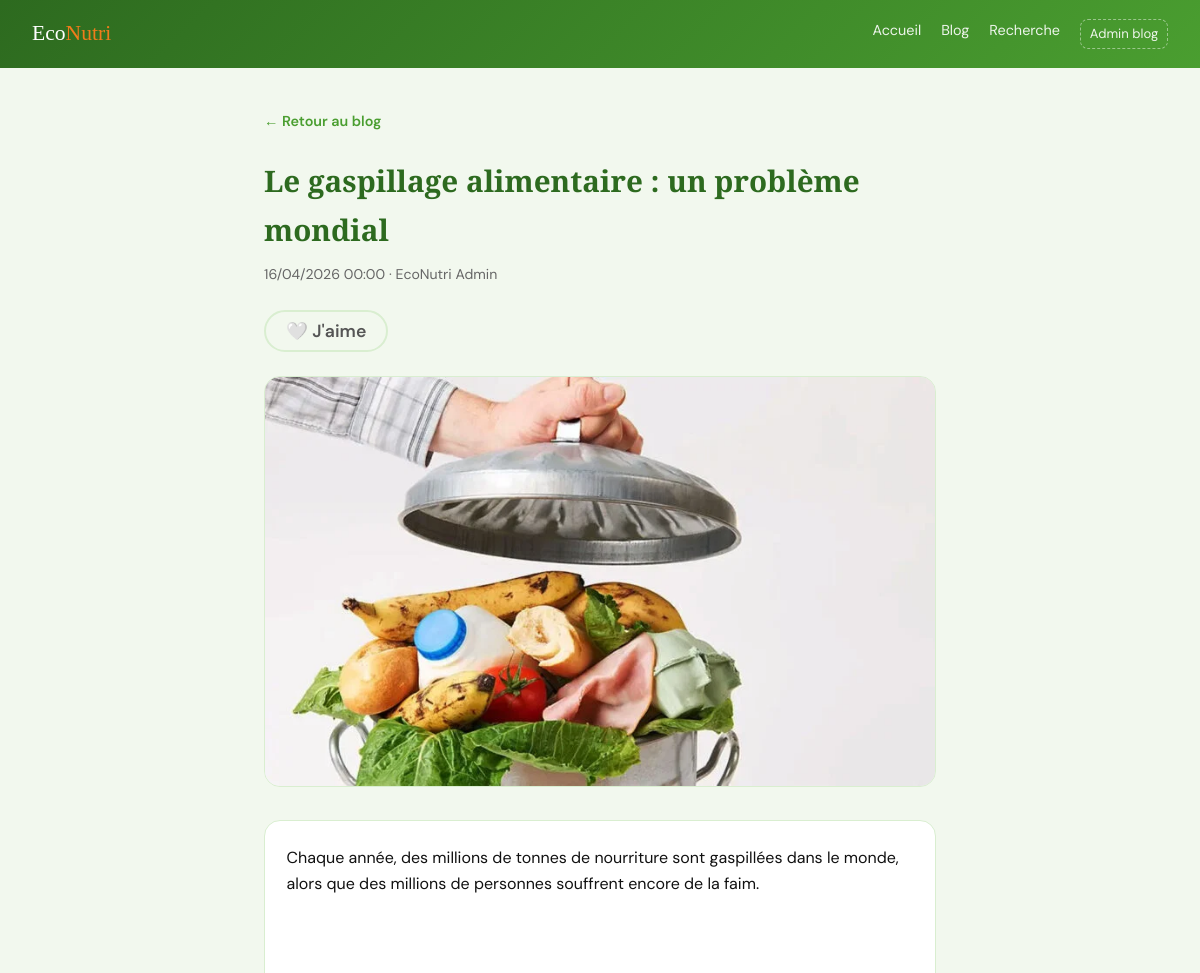
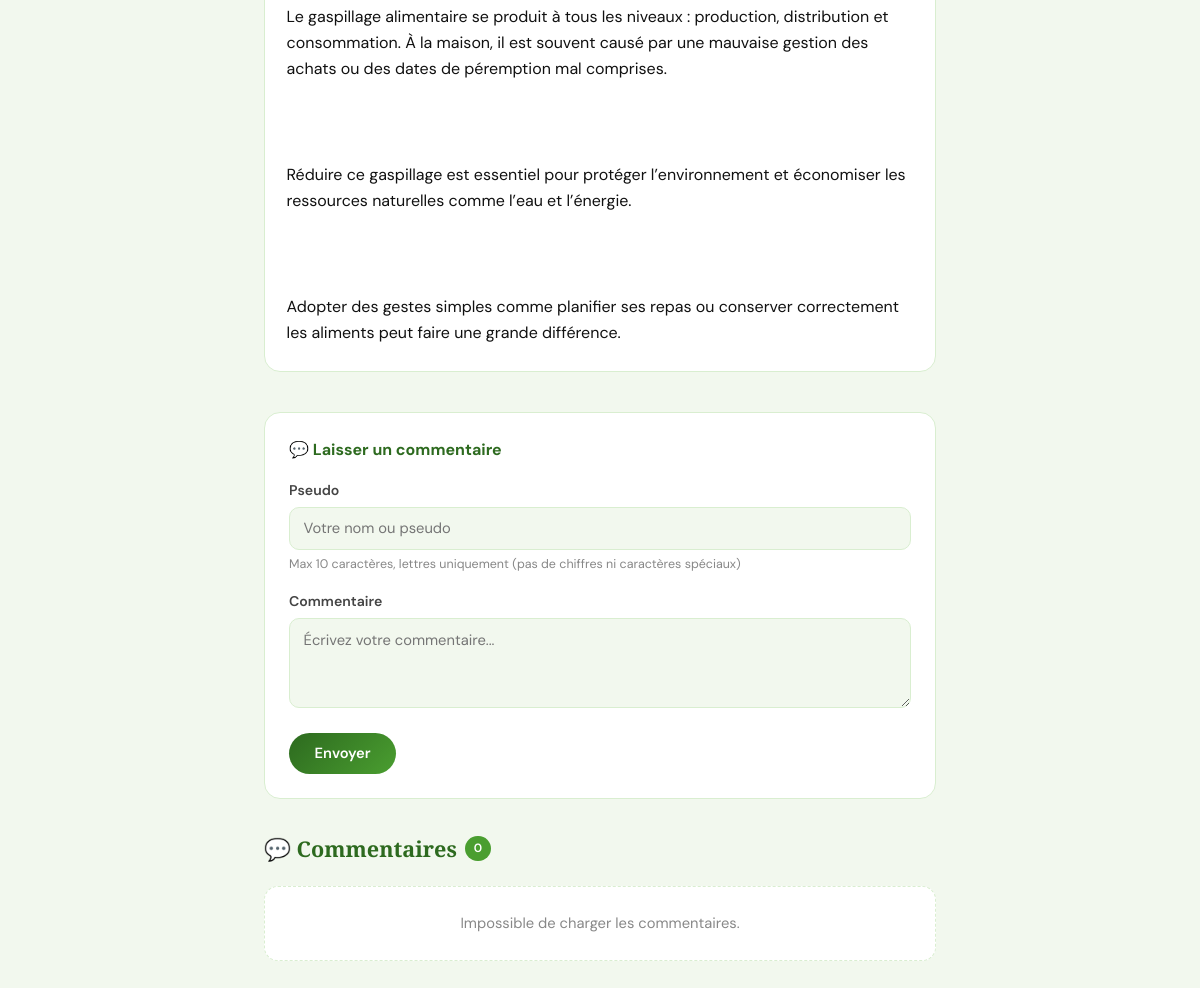
/ViewB/frontoffice/blog/article.php?id=2, run on the app's committed database (2 pictures, top to bottom).
### tables this page shows
CREATE TABLE `blog` (
  `id_article` int(10) UNSIGNED NOT NULL,
  `titre` varchar(255) NOT NULL,
  `contenu` text NOT NULL,
  `date_publication` datetime NOT NULL,
  `image` varchar(512) NOT NULL DEFAULT '',
  `statut` varchar(20) NOT NULL DEFAULT 'publie',
  `user_id` int(10) UNSIGNED NOT NULL
);

CREATE TABLE `utilisateur` (
  `id_user` int(10) UNSIGNED NOT NULL,
  `nom` varchar(100) NOT NULL DEFAULT '',
  `prenom` varchar(100) NOT NULL DEFAULT '',
  `email` varchar(255) NOT NULL,
  `mot_de_passe` varchar(255) NOT NULL,
  `role` varchar(20) NOT NULL DEFAULT 'user',
  `date_creation` date NOT NULL,
  `statut` varchar(20) NOT NULL DEFAULT 'actif'
);

### Controller/BlogController.php (called while the page is built, shortened)
<?php
class BlogController
{
    private Blog $model;
    public function __construct()
    {
        $this->model = new Blog();
    }
    public function show(): void
    {
        $this->model->publishScheduled();
        $id = isset($_GET['id']) ? (int) $_GET['id'] : 0;
        $this->model->ensureQuizTokenForArticle($id);
        $article = $this->model->findById($id);
        $hasLiked = $this->model->hasLiked($id, $_SERVER['REMOTE_ADDR'] ?? '0.0.0.0');
        $uploadBase = '../../';
        require dirname(__DIR__) . '/View/frontoffice/blog_show.php';
    }
}

### ViewB/frontoffice/blog/article.php (called while the page is built, shortened)
<?php
require_once dirname(__DIR__, 3) . '/Model/bootstrap.php';
$controller = new BlogController();
$controller->show();

### Model/bootstrap.php (called while the page is built, shortened)
<?php
$config = require __DIR__ . '/config.php';
$root = dirname(__DIR__);
spl_autoload_register(function (string $class) use ($root): void {
    $paths = [
        $root . '/Model/' . $class . '.php',
        $root . '/Controller/' . $class . '.php',
    ];
    foreach ($paths as $file) {
        if (is_file($file)) {
            return;
        }
    }
});

### Model/Blog.php (called while the page is built, shortened)
<?php
class Blog
{
    private ?PDO $pdo = null;
    public function __construct()
    {
        $storageDir = __DIR__ . '/storage';
        try {
            $this->pdo = Database::getConnection();
        } catch (Throwable $e) {
            $this->pdo = null;
            $this->ensureJsonStorage();
        }
    }
    public function findById(int $id): ?array
    {
        $sql = 'SELECT b.*, u.prenom, u.nom AS auteur_nom, u.email AS auteur_email
                FROM blog b
                JOIN utilisateur u ON u.id_user = b.user_id
                WHERE b.id_article = :id LIMIT 1';
        $st = $this->pdo->prepare($sql);
        $st->execute(['id' => $id]);
        $row = $st->fetch();
        return $row ?: null;
    }
    public function hasLiked(int $articleId, string $ip): bool
    {
        $st = $this->pdo->prepare('SELECT id FROM blog_likes WHERE article_id = :id AND ip_address = :ip LIMIT 1');
        $st->execute(['id' => $articleId, 'ip' => $ip]);
        return (bool) $st->fetch();
    }
}

### Model/config.php (called while the page is built)
<?php
return [
    'db' => [
        'host'     => '127.0.0.1',
        'name'     => 'econutri_db',
        'user'     => 'econutri_user',
        'password' => '123456',
        'charset'  => 'utf8mb4',
    ],
    'app' => [
        'upload_dir' => __DIR__ . '/../View/uploads/blog',
        'dev_blog_admin_bypass' => true,
        'public_base_url' => '',
        'qr_use_lan_ip_when_localhost' => true,
    ],
];

### Model/Database.php (called while the page is built, shortened)
<?php
class Database
{
    private static ?PDO $pdo = null;
    public static function getConnection(): PDO
    {
        if (self::$pdo === null) {
            $cfg = require __DIR__ . '/config.php';
            $d = $cfg['db'];
            $dsn = sprintf(
                'mysql:host=%s;dbname=%s;charset=%s',
                $d['host'],
                $d['name'],
                $d['charset']
            );
            self::$pdo = new PDO($dsn, $d['user'], $d['password'], [
                PDO::ATTR_ERRMODE            => PDO::ERRMODE_EXCEPTION,
                PDO::ATTR_DEFAULT_FETCH_MODE => PDO::FETCH_ASSOC,
            ]);
            try { self::$pdo->exec("SET time_zone = '+01:00'"); } catch (Throwable $e) {}
        }
        return self::$pdo;
    }
}

### View/frontoffice/blog_show.php (the view, shortened to what this page needs)
<!DOCTYPE html>
<html lang="fr">
<head>
</head>
<body>
  <header>
    <a class="logo" href="../index.html">Eco<span>Nutri</span></a>
    <nav>
      <a href="../index.html">Accueil</a>
      <a href="index.php">Blog</a>
      <a href="search.php">Recherche</a>
      <a class="nav-admin" href="../../backoffice/dev_session.php" title="Session admin sans mot de passe (dev — voir Model/config.php)">Admin blog</a>
    </nav>
  </header>
  <main class="wrap">
    <a class="back" href="index.php">← Retour au blog</a>
    <?php
      $img = trim((string)($article['image'] ?? ''));
      $src = $img !== '' ? $uploadBase . htmlspecialchars($img) : '';
    ?>
    <h1><?= htmlspecialchars($article['titre']) ?></h1>
    <?php
      $rawPubDate = (string) ($article['date_publication'] ?? '');
      $dtPub = DateTime::createFromFormat('Y-m-d H:i:s', $rawPubDate)
            ?: DateTime::createFromFormat('Y-m-d\TH:i', $rawPubDate)
            ?: DateTime::createFromFormat('Y-m-d', $rawPubDate);
      $displayDate = $dtPub ? $dtPub->format('d/m/Y H:i') : htmlspecialchars($rawPubDate);
    ?>
    <p class="meta"><?= $displayDate ?> · <?= htmlspecialchars(trim(($article['prenom'] ?? '') . ' ' . ($article['auteur_nom'] ?? ''))) ?></p>
    <button id="likeBtn" class="like-btn <?= $hasLiked ? 'liked' : '' ?>" data-id="<?= (int)$article['id_article'] ?>">
      <?= $hasLiked ? '❤️ Aimé' : '🤍 J\'aime' ?>
    </button>
    <?php if ($src !== ''): ?>
      <img class="hero-img" src="<?= $src ?>" alt="" />
    <?php endif; ?>
    <div class="content"><?= nl2br(htmlspecialchars($article['contenu'])) ?></div>
    <section class="comments-section">
      <div class="comment-form">
        <h3>💬 Laisser un commentaire</h3>
        <form id="commentForm">
          <div class="field">
            <label for="commentPseudo">Pseudo</label>
            <input type="text" id="commentPseudo" name="pseudo" placeholder="Votre nom ou pseudo" maxlength="10" pattern="[a-zA-ZÀ-ÿ\s]+" required />
            <p style="font-size:.78rem;color:#888;margin-top:.25rem;">Max 10 caractères, lettres uniquement (pas de chiffres ni caractères spéciaux)</p>
          </div>
          <div class="field">
            <label for="commentContenu">Commentaire</label>
            <textarea id="commentContenu" name="contenu" placeholder="Écrivez votre commentaire..." required></textarea>
          </div>
          <button type="submit" class="submit-btn" id="commentSubmitBtn">Envoyer</button>
        </form>
      </div>
      <h2>💬 Commentaires <span class="count-badge" id="commentCount">0</span></h2>
      <div class="comments-list" id="commentsList">
      </div>
    </section>
  </main>
</body>
</html>

### View/frontoffice/blog_show.php (style rules this page uses)
:root { --green-dark:#2d6a1f; --green-main:#4a9e30; --orange:#f07c1b; --bg:#f2f8ee; --border:#d9eed0; }
* { box-sizing:border-box; margin:0; padding:0; }
body { font-family:"DM Sans",sans-serif; background:var(--bg); color:#111; line-height:1.65; }
header { background:linear-gradient(135deg,var(--green-dark),var(--green-main)); padding:1rem 2rem; display:flex; align-items:center; justify-content:space-between; flex-wrap:wrap; gap:1rem; }
header a.logo { font-family:"Playfair Display",serif; color:#fff; font-size:1.35rem; text-decoration:none; }
header a.logo span { color:var(--orange); }
nav { display:flex; gap:1.25rem; flex-wrap:wrap; }
nav a { color:rgba(255,255,255,.9); text-decoration:none; font-size:.9rem; }
nav a.nav-admin { border:1px dashed rgba(255,255,255,.45); padding:.2rem .55rem; border-radius:8px; font-size:.82rem; }
.wrap { max-width:720px; margin:0 auto; padding:2.5rem 1.5rem; }
.back { display:inline-block; margin-bottom:1.5rem; color:var(--green-main); font-weight:600; text-decoration:none; font-size:.9rem; }
h1 { font-family:"Playfair Display",serif; color:var(--green-dark); font-size:1.85rem; margin-bottom:.5rem; }
.meta { color:#666; font-size:.88rem; margin-bottom:1.5rem; }
.hero-img { width:100%; border-radius:16px; margin-bottom:1.5rem; border:1.5px solid var(--border); }
.content { background:#fff; border:1.5px solid var(--border); border-radius:16px; padding:1.5rem 1.35rem; white-space:pre-wrap; }
.like-btn { background:none; border:2px solid var(--border); border-radius:50px; padding:.5rem 1.25rem; font-size:1.1rem; cursor:pointer; display:inline-flex; align-items:center; gap:.5rem; margin-bottom:1.5rem; transition:all 0.2s; font-family:"DM Sans",sans-serif; font-weight:600; color:#555; }
.comments-section { margin-top:2.5rem; }
.comments-section h2 { font-family:"Playfair Display",serif; color:var(--green-dark); font-size:1.35rem; margin-bottom:1.25rem; display:flex; align-items:center; gap:.5rem; }
.comments-section h2 .count-badge { background:var(--green-main); color:#fff; font-size:.75rem; padding:.15rem .55rem; border-radius:50px; font-family:"DM Sans",sans-serif; font-weight:600; }
.comment-form { background:#fff; border:1.5px solid var(--border); border-radius:16px; padding:1.5rem; margin-bottom:2rem; }
.comment-form h3 { font-size:1rem; color:var(--green-dark); margin-bottom:1rem; display:flex; align-items:center; gap:.4rem; }
.comment-form label { display:block; font-weight:600; font-size:.88rem; color:#444; margin-bottom:.3rem; }
.comment-form input, .comment-form textarea { width:100%; padding:.65rem .85rem; border:1.5px solid var(--border); border-radius:10px; font-family:inherit; font-size:.92rem; background:var(--bg); transition:border-color .2s; resize:vertical; }
.comment-form textarea { min-height:90px; }
.comment-form .field { margin-bottom:1rem; }
.comment-form .submit-btn { background:linear-gradient(135deg,var(--green-dark),var(--green-main)); color:#fff; border:none; padding:.65rem 1.6rem; border-radius:50px; font-weight:600; font-size:.92rem; cursor:pointer; font-family:inherit; transition:opacity .2s, transform .15s; }
.comments-list { display:flex; flex-direction:column; gap:1rem; }

### data on the page
blog: titre "Le gaspillage alimentaire : un problème mondial", date_publication "16/04/2026 00:00", user.nom "EcoNutri Admin", image (picture), contenu "Chaque année, des millions de tonnes de nourriture sont gaspillées dans le monde, alors que des millions de personnes souffrent encore de la faim. Le gaspillage alimentaire se produit à tous les niveaux : production, distribution et consommation. À la maison, il est souvent causé par une mauvaise gestion des achats ou des dates de péremption mal comprises. Réduire ce gaspillage est essentiel pour protéger l’environnement et économiser les ressources naturelles comme l’eau et l’énergie. Adopter des gestes simples comme planifier ses repas ou conserver correctement les aliments peut faire une grande différence."
